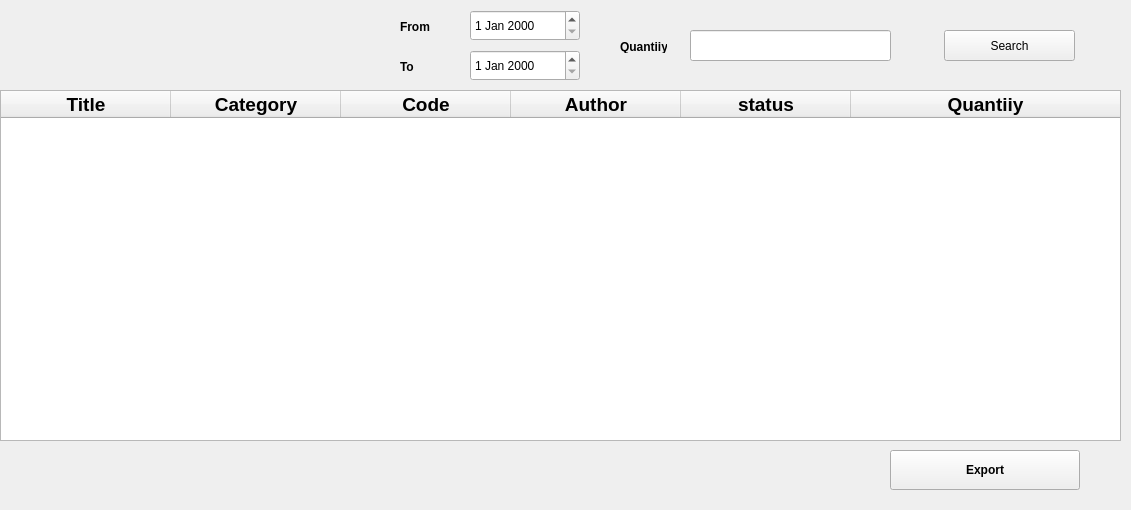
      <widget class="QWidget" name="page_5">
       <property name="geometry">
        <rect>
         <x>0</x>
         <y>0</y>
         <width>1131</width>
         <height>510</height>
        </rect>
       </property>
       <attribute name="label">
        <string>Books Reports</string>
       </attribute>
       <widget class="QTableWidget" name="tableWidget_5">
        <property name="geometry">
         <rect>
          <x>0</x>
          <y>90</y>
          <width>1121</width>
          <height>351</height>
         </rect>
        </property>
        <property name="font">
         <font>
          <family>Arial</family>
          <pointsize>14</pointsize>
          <weight>75</weight>
          <bold>true</bold>
         </font>
        </property>
        <attribute name="horizontalHeaderDefaultSectionSize">
         <number>170</number>
        </attribute>
        <attribute name="horizontalHeaderMinimumSectionSize">
         <number>63</number>
        </attribute>
        <attribute name="horizontalHeaderStretchLastSection">
         <bool>true</bool>
        </attribute>
        <attribute name="verticalHeaderDefaultSectionSize">
         <number>40</number>
        </attribute>
        <attribute name="verticalHeaderMinimumSectionSize">
         <number>36</number>
        </attribute>
        <column>
         <property name="text">
          <string>Title</string>
         </property>
        </column>
        <column>
         <property name="text">
          <string>Category</string>
         </property>
        </column>
        <column>
         <property name="text">
          <string>Code</string>
         </property>
        </column>
        <column>
         <property name="text">
          <string>Author</string>
         </property>
        </column>
        <column>
         <property name="text">
          <string>status</string>
         </property>
        </column>
        <column>
         <property name="text">
          <string>Quantiiy</string>
         </property>
        </column>
       </widget>
       <widget class="QDateEdit" name="dateEdit">
        <property name="geometry">
         <rect>
          <x>470</x>
          <y>10</y>
          <width>110</width>
          <height>31</height>
         </rect>
        </property>
       </widget>
       <widget class="QLabel" name="label_28">
        <property name="geometry">
         <rect>
          <x>400</x>
          <y>20</y>
          <width>47</width>
          <height>13</height>
         </rect>
        </property>
        <property name="font">
         <font>
          <weight>75</weight>
          <bold>true</bold>
         </font>
        </property>
        <property name="text">
         <string>From</string>
        </property>
       </widget>
       <widget class="QDateEdit" name="dateEdit_2">
        <property name="geometry">
         <rect>
          <x>470</x>
          <y>50</y>
          <width>110</width>
          <height>31</height>
         </rect>
        </property>
       </widget>
       <widget class="QLabel" name="label_29">
        <property name="geometry">
         <rect>
          <x>400</x>
          <y>60</y>
          <width>47</width>
          <height>13</height>
         </rect>
        </property>
        <property name="font">
         <font>
          <weight>75</weight>
          <bold>true</bold>
         </font>
        </property>
        <property name="text">
         <string>To</string>
        </property>
       </widget>
       <widget class="QLineEdit" name="lineEdit_32">
        <property name="geometry">
         <rect>
          <x>690</x>
          <y>30</y>
          <width>201</width>
          <height>31</height>
         </rect>
        </property>
       </widget>
       <widget class="QLabel" name="label_30">
        <property name="geometry">
         <rect>
          <x>620</x>
          <y>40</y>
          <width>47</width>
          <height>13</height>
         </rect>
        </property>
        <property name="font">
         <font>
          <weight>75</weight>
          <bold>true</bold>
         </font>
        </property>
        <property name="text">
         <string>Quantiiy</string>
        </property>
       </widget>
       <widget class="QPushButton" name="pushButton_25">
        <property name="geometry">
         <rect>
          <x>944</x>
          <y>30</y>
          <width>131</width>
          <height>31</height>
         </rect>
        </property>
        <property name="text">
         <string>Search</string>
        </property>
       </widget>
       <widget class="QPushButton" name="pushButton_50">
        <property name="geometry">
         <rect>
          <x>890</x>
          <y>450</y>
          <width>190</width>
          <height>40</height>
         </rect>
        </property>
        <property name="font">
         <font>
          <weight>75</weight>
          <bold>true</bold>
         </font>
        </property>
        <property name="text">
         <string>Export</string>
        </property>
       </widget>
      </widget>
